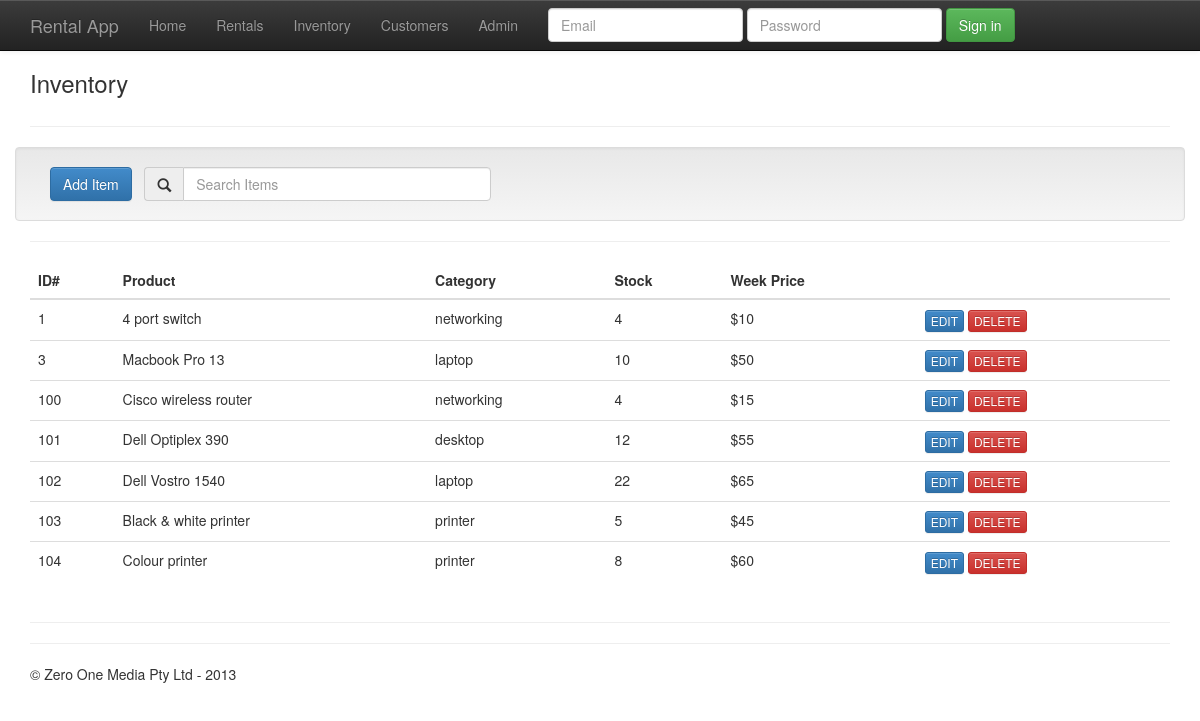
The page / on the database its author committed.
### tables this page shows
CREATE TABLE `inventory` (
  `id` int(11) NOT NULL AUTO_INCREMENT,
  `pName` varchar(100) DEFAULT NULL,
  `description` varchar(300) DEFAULT NULL,
  `category` varchar(50) NOT NULL,
  `week_price` int(11) NOT NULL,
  `month_price` int(11) NOT NULL,
  `three_month_price` int(11) DEFAULT NULL,
  `stock` int(11) DEFAULT NULL,
  `asset_number` varchar(10) DEFAULT NULL,
  PRIMARY KEY (`id`),
  KEY `category_fk` (`category`)
);

### functions.class.php (called while the page is built, shortened)
<?php
class Functions {
    public static function view($path, $data = null) {
        require "views/layout.view.php";
    }
}

### index.php (called while the page is built, shortened)
<?php
require "functions.class.php";
require "models/connect.php";
$items = null;
$data = array();
$data['status'] = isset($_GET['status']) ? htmlspecialchars($_GET['status']) : "";
if($conn) {
    $items = $conn->get_all_items();
}
$data['title'] = 'Inventory';
$data['items'] = $items;
$data['date'] = new DateTime('today');
$data['categories'] = $conn->get_categories();
Functions::view('index', $data);

### models/config.php (called while the page is built)
<?php
$config = array(
    'DB_HOST' => 'mysql:host=localhost;dbname=rental_app',
    'DB_USERNAME' => 'root',
    'DB_PASSWORD' => 'root'
);

### models/db.class.php (called while the page is built, shortened)
<?php
class Database
{
    protected  $conn;
    function __construct($config)
    {
        try {
            $this->conn = new PDO($config['DB_HOST'], $config['DB_USERNAME'], $config['DB_PASSWORD']);
            $this->conn->setAttribute(PDO::ATTR_ERRMODE, PDO::ERRMODE_EXCEPTION);
            return $this->conn;
        } catch (PDOException $e) {
            die("DB connection failed:" . $e->getMessage());
        }
    }
    protected function query($query, $binding = null)
    {
        try {
            $this->stmt = $this->conn->prepare($query);
            $this->stmt->setFetchMode(PDO::FETCH_OBJ);
            $this->stmt->execute($binding);
            return $this->stmt;
        } catch (PDOException $e) {
            die($e->getMessage());
        }
    }
    public function get_all_items()
    {
        $this->results = self::query("SELECT * FROM inventory");
        return $this->results->fetchAll();
    }
}

### models/connect.php (called while the page is built)
<?php
require 'db.class.php';
require 'config.php';
$conn = new Database($config);

### views/index.view.php (the view, shortened to what this page needs)
<div class="row">
    <div class="col-lg-12">
        <h3><?= $title ?></h3>
    </div>
</div>
<hr>
<div id="items">
    <div class="row well">
        <div class="col-lg-1">
            <a data-toggle="modal" href="#myModal" class="btn btn-primary">Add Item</a>
        </div>
        <div class="col-lg-4">
            <div class="input-group input-group-lg=md">
                <span class="input-group-addon"><i class="glyphicon glyphicon-search"></i></span>
                <input type="text" class="form-control input-md search" placeholder="Search Items">
            </div>
        </div>
    </div>
    <hr>
    <div class="row">
        <div class="col-lg-12">
            <form action="" method="post" accept-charset="utf-8">
                <table class="table table-hover">
                    <thead>
                    <tr>
                        <th>ID#</th>
                        <th>Product</th>
                        <th>Category</th>
                        <th>Stock</th>
                        <th>Week Price</th>
                        <th></th>
                    </tr>
                    </thead>
                    <tbody class="list">
                    <?php foreach ($items as $item ): ?>
                        <tr>
                            <td class="id"><?= $item->id ?></td>
                            <td class="name"><?= $item->pName ?></td>
                            <td class="category"><?= $item->category ?></td>
                            <td class="stock"><?= $item->stock ?></td>
                            <td class="weekprice">$<?= $item->week_price ?></td>
                            <td><a data-toggle="modal" id="<?php echo $item->id ?>" href="#editModal" class="btn btn-primary btn-xs">EDIT</a>
                                <a href="index.php?action=delete&id=<?php echo $item->id ?>" class="btn btn-danger btn-xs">DELETE</a></td>
                        </tr>
                    <? endforeach ?>
                    </tbody>
                </table>
            </form>
        </div>
    </div>
</div>
<hr>

### views/layout.view.php (shortened to what this page needs)
<!DOCTYPE html>
 <html class="no-js">
<head>
    <link rel="stylesheet" href="css/bootstrap.min.css">
    <link rel="stylesheet" href="css/bootstrap-theme.min.css">
    <link rel="stylesheet" href="css/main.css">
</head>
<body>
<div class="navbar navbar-inverse navbar-fixed-top">
    <div class="container">
        <div class="navbar-header">
            <a class="navbar-brand" href="#">Rental App</a>
        </div>
        <div class="navbar-collapse collapse">
            <ul class="nav navbar-nav">
                <li><a href="index.php">Home</a></li>
                <li><a href="rentals.php">Rentals</a></li>
                <li><a href="inventory.php">Inventory</a></li>
                <li><a href="customers.php">Customers</a></li>
                <li><a href="#contact">Admin</a></li>
                <form class="navbar-form navbar-right">
                    <div class="form-group">
                        <input type="text" placeholder="Email" class="form-control">
                    </div>
                    <div class="form-group">
                        <input type="password" placeholder="Password" class="form-control">
                    </div>
                    <button type="submit" class="btn btn-success">Sign in</button>
                </form>
        </div>
    </div>
</div>
<div class="container">
    <?php include($path); ?>
    <hr>
    <footer>
        <p>&copy; Zero One Media Pty Ltd - <?php echo $date->format('Y') ?></p>
    </footer>
</div>
</body>
</html>

### views/layout.view.php (style rules this page uses)
body { padding-top: 50px; padding-bottom: 20px; }

### rows shown on the page
inventory: id "1", pName "4 port switch", category "networking", stock "4", week_price "10"
inventory: id "3", pName "Macbook Pro 13", category "laptop", stock "10", week_price "50"
inventory: id "100", pName "Cisco wireless router", category "networking", stock "4", week_price "15"
inventory: id "101", pName "Dell Optiplex 390", category "desktop", stock "12", week_price "55"
inventory: id "102", pName "Dell Vostro 1540", category "laptop", stock "22", week_price "65"
inventory: id "103", pName "Black & white printer", category "printer", stock "5", week_price "45"
inventory: id "104", pName "Colour printer", category "printer", stock "8", week_price "60"

### other values the page prints
$title "Inventory"
$date->format('Y') "2013"
